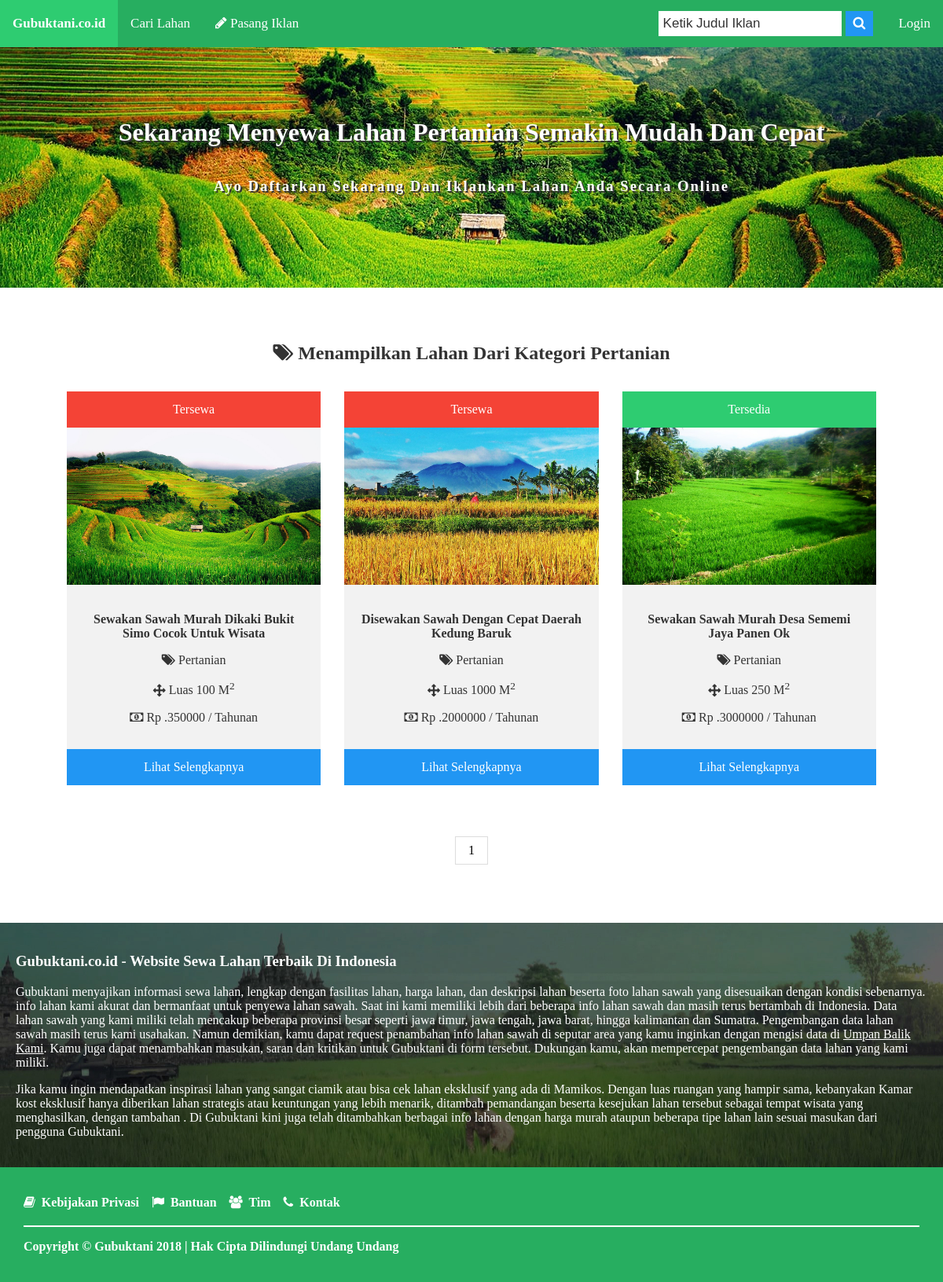
Page /ui/fieldCat.php?id_kategori=12 on the committed database.
### tables this page shows
CREATE TABLE `tb_kategori` (
  `id_kategori` int(11) NOT NULL,
  `kategori` varchar(20) NOT NULL,
  `create_at` varchar(100) DEFAULT NULL,
  `update_at` varchar(100) DEFAULT NULL
);

CREATE TABLE `tb_lahan` (
  `id_lahan` int(11) NOT NULL,
  `id_user` int(11) NOT NULL,
  `id_kategori` int(11) NOT NULL,
  `judul` varchar(100) NOT NULL,
  `alamat_lahan` varchar(100) NOT NULL,
  `luas` varchar(7) NOT NULL,
  `sertifikasi` varchar(60) NOT NULL,
  `deskripsi` text NOT NULL,
  `harga` int(11) NOT NULL,
  `kurun_sewa` varchar(10) NOT NULL,
  `status` varchar(20) NOT NULL,
  `kondisi` varchar(10) NOT NULL,
  `fasilitas_irigasi` varchar(60) NOT NULL,
  `fasilitas_tanah` varchar(60) NOT NULL,
  `fasilitas_jalan` varchar(60) NOT NULL,
  `fasilitas_pemandangan` varchar(60) NOT NULL,
  `foto_lahan` varchar(255) NOT NULL,
  `fieldCreate_at` varchar(100) DEFAULT NULL,
  `fieldUpdate_at` varchar(100) DEFAULT NULL
);

### ui/fieldCat.php (the view, shortened to what this page needs)
<?php
    require_once "db.php";
    require_once "User.php";
    if (isset($_GET['id_kategori'])) {
      $id = $_GET['id_kategori'];
      $catSql = "SELECT * FROM tb_kategori WHERE id_kategori=$id";
      $catQuery = $db->prepare($catSql);
      $catQuery->execute();
      $catData = $catQuery->fetch();
    }
 ?>
<!DOCTYPE html>
<html>
<head>
  <link rel="stylesheet" type="text/css" href="css/style.css">
  <link rel="stylesheet" type="text/css" href="css/font-awesome.min.css">
</head>
<body>
<?php include "template/header.php"; ?>
<div class="header">
  <h1>Sekarang Menyewa Lahan Pertanian Semakin Mudah Dan Cepat</h1>
  <h3>Ayo Daftarkan Sekarang Dan Iklankan Lahan Anda Secara Online</h3>
</div>
<div class="content">
    <div class="view-data">
    <h2><i class="fa fa-tags"></i>&nbsp;Menampilkan Lahan Dari Kategori <?php echo $catData['kategori']; ?></h2>
    <?php
        if (isset($_GET['cari'])){
            $cari = $_GET['cari'];
            $sql = "SELECT * FROM tb_lahan INNER JOIN tb_kategori ON tb_lahan.id_kategori=tb_kategori.id_kategori WHERE status = 'Terverifikasi' AND judul LIKE '%".$cari."%'";
            $query = $db->prepare($sql);
            $query->execute();
            $data = $query->fetchAll();
        }else{
          $limit = 9;
          $sql = "SELECT * FROM tb_lahan INNER JOIN tb_kategori ON tb_lahan.id_kategori=tb_kategori.id_kategori WHERE status = 'Terverifikasi' ORDER BY fieldCreate_at ASC";
          $query = $db->prepare($sql);
          $query->execute();
          $total_result = $query->rowCount();
          $total_pages = ceil($total_result/$limit);
          if(!isset($_GET['page']))
          {
            $page = 1;
          }
          else
          {
            $page = $_GET['page'];
          }
          $starting_limit = ($page-1)*$limit;
          $show = "SELECT * FROM tb_lahan INNER JOIN tb_kategori ON (tb_lahan.id_kategori=tb_kategori.id_kategori) WHERE status = 'Terverifikasi' ORDER BY fieldCreate_at ASC LIMIT $starting_limit , $limit";
          $showquery = $db->prepare($show);
          $showquery->execute();
          $data = $showquery->fetchAll();
        }
          foreach($data as $field):
          if($field['id_kategori'] == $id):
      ?>
    <div class="responsive">
      <div class="img">
        <a class="btn <?php if($field['kondisi'] == "Tersedia"){echo "statsChange";}else{echo "statsChange2";}?>" style="width: 100%;"><?php echo $field['kondisi'] ?></a>
          <img src="images/<?php echo $field['foto_lahan'] ?>" style="min-width: 100%;min-height:200px;max-height: 200px; ">
        <div class="desc">
          <p><strong><?php echo $field['judul']?></strong></p>
          <p><i class="fa fa-tags"></i>&nbsp;<?php echo $field['kategori']; ?></p>
          <p><i class="fa fa-arrows"></i>&nbsp;Luas <?php echo $field['luas']; ?> M<sup>2</sup></p>
          <p><i class="fa fa-money"></i>&nbsp;Rp .<?php echo $field['harga']; ?> / <?php echo $field['kurun_sewa']; ?></p>
        </div>
        <a href="fieldDetail.php?id_lahan=<?php echo $field['id_lahan'] ?>" class="btn info" style="width: 100%;">Lihat Selengkapnya</a>
      </div>
    </div>
    <?php
        endif;
      endforeach;
    ?>
    <center>
    <div class="pagination">
    <?php if (isset($_GET['cari'])) {
      echo "";
      }else{
        for($page=1; $page <= $total_pages ; $page++):?>
        <a href="<?php echo "?page=$page" ?>"><?php echo $page; ?></a>
      <?php endfor;
        }
    ?>
    </div>
    </center>
  </div>
</div>
<div class="content-2" style="margin-top: -100px;">
  <h3>Gubuktani.co.id - Website Sewa Lahan Terbaik Di Indonesia</h3>
  <p>Gubuktani menyajikan informasi sewa lahan, lengkap dengan fasilitas lahan, harga lahan, dan deskripsi lahan beserta foto lahan sawah yang disesuaikan dengan kondisi sebenarnya. info lahan kami akurat dan bermanfaat untuk penyewa lahan sawah. Saat ini kami memiliki lebih dari beberapa info lahan sawah dan masih terus bertambah di Indonesia. Data lahan sawah yang kami miliki telah mencakup beberapa provinsi besar seperti jawa timur, jawa tengah, jawa barat, hingga kalimantan dan Sumatra. Pengembangan data lahan sawah masih terus kami usahakan. Namun demikian, kamu dapat request penambahan info lahan sawah di seputar area yang kamu inginkan dengan mengisi data di <a href="contact.php" style="text-decoration: underline; color: #fff;">Umpan Balik Kami</a>. Kamu juga dapat menambahkan masukan, saran dan kritikan untuk Gubuktani di form tersebut. Dukungan kamu, akan mempercepat pengembangan data lahan yang kami miliki.</p>
  <p>Jika kamu ingin mendapatkan inspirasi lahan yang sangat ciamik atau bisa cek lahan eksklusif yang ada di Mamikos. Dengan luas ruangan yang hampir sama, kebanyakan Kamar kost eksklusif hanya diberikan lahan strategis atau keuntungan yang lebih menarik, ditambah pemandangan beserta kesejukan lahan tersebut sebagai tempat wisata yang menghasilkan, dengan tambahan . Di Gubuktani kini juga telah ditambahkan berbagai info lahan dengan harga murah ataupun beberapa tipe lahan lain sesuai masukan dari pengguna Gubuktani.</p>
</div>
<?php include "template/footer.php"; ?>
</body>
</html>

### ui/css/style.css (style rules this page uses)
body,html { margin: 0; font-family: raleway; height: 100%; color: #333; }
.header { background: url("../img/sawah3.jpg"); background-position: center; background-size: cover; color: #fff; text-align: center; padding: 100px 0px; }
.header h1 { margin: 0; padding-top: 50px; text-shadow: 2px 2px #333; }
.header h3 { text-shadow: 2px 2px #333; letter-spacing: 2px; padding-top: 20px; }
.content { padding: 20px; text-align: justify; max-width: 1100px; margin: auto; margin-bottom: 50px; }
.content h2 { text-align: center; }
.content-2 { width: 100%; background-color: #333; padding: 20px; color: #fff; background-image: url("../img/sw.jpg"); background-size: cover; background-position: center; }
div.img { background: #f2f2f2; }
div.img img { width: 100%; height: 100; }
div.desc { padding: 15px; text-align: center; }
* { box-sizing: border-box; }
.responsive { padding: 15px; float: left; width: 33.33%; }
.view-data { margin: 50px 0px; }
a { text-decoration: none; }
.btn { border: none; color: white; padding: 14px 28px; text-align: center; display: inline-block; font-size: 16px; }
.statsChange { background: #2ecc71; }
.statsChange2 { background-color: #f44336; }
.info { background-color: #2196F3; }
.pagination { display: inline-block; margin: 50px auto; }
.pagination a { color: black; float: left; padding: 8px 16px; text-decoration: none; transition: background-color .3s; border: 1px solid #ddd; }

### rows in the picture
tb_kategori: kategori "Pertanian"
tb_lahan: kondisi "Tersewa", foto_lahan (picture), judul "Sewakan Sawah Murah Dikaki Bukit Simo Cocok Untuk Wisata", id_kategori.kategori "Pertanian", luas "100", harga "350000", kurun_sewa "Tahunan"
tb_lahan: kondisi "Tersewa", foto_lahan (picture), judul "Disewakan Sawah Dengan Cepat Daerah Kedung Baruk", id_kategori.kategori "Pertanian", luas "1000", harga "2000000", kurun_sewa "Tahunan"
tb_lahan: kondisi "Tersedia", foto_lahan (picture), judul "Sewakan Sawah Murah Desa Sememi Jaya Panen Ok", id_kategori.kategori "Pertanian", luas "250", harga "3000000", kurun_sewa "Tahunan"
